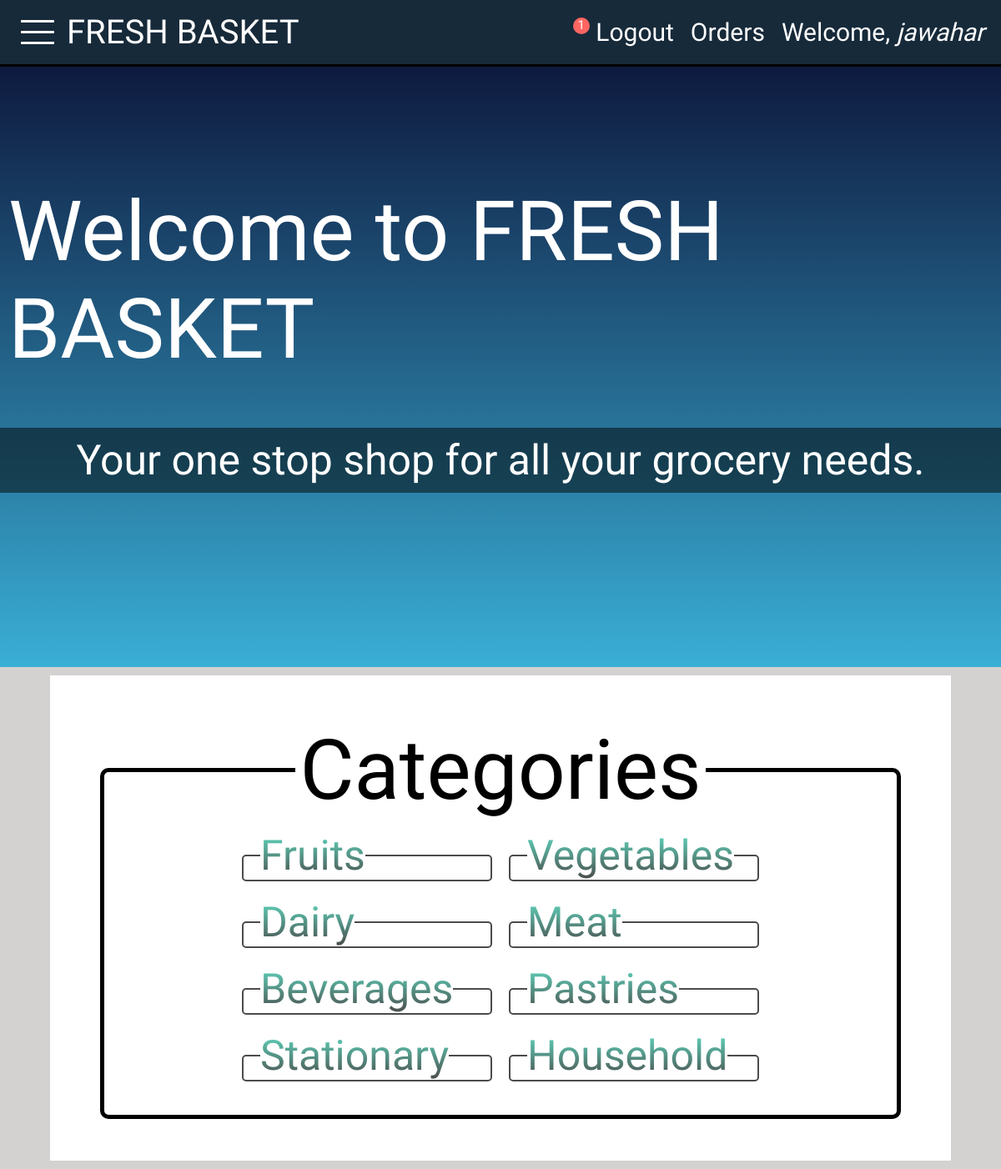
The app's page / (signed in), older data.
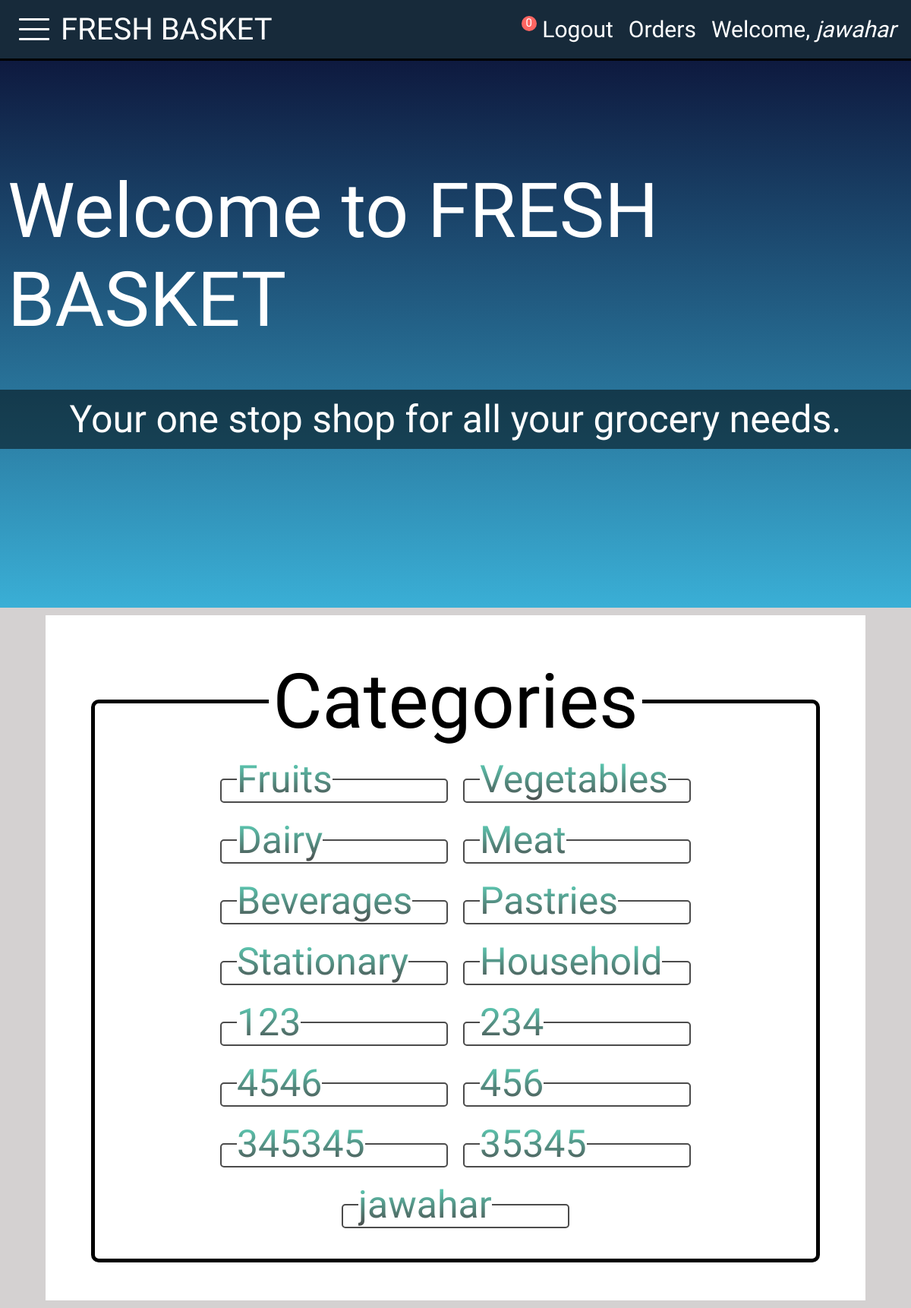
The same page, newer data.
### basket_app/models.py (models this page shows, shortened)
class Category(models.Model):
    cname= models.CharField(max_length=256)
    cpic= models.ImageField(upload_to="category_images",null=True,blank=True)
    slug= models.SlugField()

### basket_app/views.py (the view)
# urls.py: path('',views.index.as_view(), name='index'),
class index(ListView):
    template_name= 'index.html'
    model= Category
    context_object_name= "cat"
    def get_context_data(self,**kwargs):
        user= self.request.user
        context= super().get_context_data(**kwargs)
        if user.is_authenticated:
            context["cat"]= Category.objects.all
            context["count"]= Cart.objects.filter(customer=user).count()
        else:
            context["cat"]= Category.objects.all
        return context

### templates/index.html (shortened to what this page needs)
{% extends 'base.html' %}
{% block base %}
{% load static %}
        <div class="back-container target">
            <div class="back-info">
                <div class="z">
                    <h1 class="back-info-1">Welcome to FRESH BASKET</h1>
                </div>
                <div class="z">
                    <h1 class="back-info-2">Your one stop shop for all your grocery needs.</h1>
                </div>
            </div>
        </div>
        {% if user.is_authenticated %}
            <div class="container target">
                <fieldset class="parent">
                    <legend class="heading">Categories</legend>
                    {% for category in cat %}
                    <a href="{% url 'basket_app:product' category.slug %}">
                        <fieldset class="child">
                            <legend class="category-heading">{{category.cname}}</legend>
                        </fieldset>
                    </a>
                    {% endfor %}
                </fieldset>
            </div>
        {% endif %}
{% endblock %}

### templates/base.html (shortened to what this page needs)
{% load static %}
<!DOCTYPE html>
<html lang="en">
    <head>
        <link rel="stylesheet" href= "{% static 'css/basket.css' %}">
        <link rel="stylesheet" href="https://cdnjs.cloudflare.com/ajax/libs/font-awesome/5.15.3/css/all.min.css"integrity="sha512-iBBXm8fW90+nuLcSKlbmrPcLa0OT92xO1BIsZ+ywDWZCvqsWgccV3gFoRBv0z+8dLJgyAHIhR35VZc2oM/gI1w=="crossorigin="anonymous" />
    </head>
    <body>
        <div class="taskbar" id="home">
            <div class="part-1">
                {% if user.is_authenticated %}
                    <div class="menu">
                        <div class="line-1 line target"></div>
                        <div class="line-2 line"></div>
                        <div class="line-3 line target"></div>
                    </div>
                    <a href="{% url 'index' %}"class="logo-name">FRESH BASKET</a>
                {% else %}
                    <a href="{% url 'index' %}"class="logo-name">FRESH BASKET</a>
                {% endif %}
            </div>
            <div class="part-2">
                {% if user.is_authenticated %}
                    <div class="cart-sec">
                        <a href="{% url 'basket_app:cart' %}"></a>
                        <div class="circle">{{count}}</div>
                    </div>
                    <a class="tb-link" href="{% url 'basket_app:logout' %}">Logout</a>
                    <a class="tb-link" href="{% url 'basket_app:order' %}">Orders</a>
                    <p class="tb-link">Welcome, <span class="italic">{{user.username}}</span></p>
                {% else %}
                    <a class="tb-link" href="{% url 'basket_app:login' %}">Login</a>
                    <a class="tb-link" href="{% url 'sign_up' %}">SIGN UP</a>
                {% endif %}
            </div>
        </div>
        {% block base %}
        {% endblock %}
    </body>
</html>

Row changes from the older to the newer data that the page shows:
added Category: cname "123"
added Category: cname "234"
added Category: cname "4546"
added Category: cname "456"
added Category: cname "345345"
added Category: cname "35345"
added Category: cname "jawahar"
Text that changed along with them:
{{ count }}: "1" → "0"
